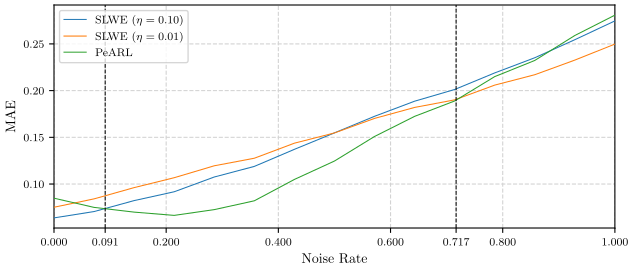

Source code (Python):
import os

import matplotlib.pyplot as plt
import numpy as np
from sklearn import metrics
from tqdm import tqdm

from pearl.estimator import SLWE, PeARL
from pearl.generator import Multinomial
from pearl.tools.signal import align_matrix
from pearl.tools.visualizer import get_matplotlib_config, set_size, upsample_coords

# build paths
root_folder = os.path.abspath(os.curdir)
figure_folder = os.path.join(root_folder, "test", "sandbox")

slwe_explore_mae_list = []
slwe_exploit_mae_list = []
slwe_alr_mae_list = []
pearl_mae_list = []
slwe_explore_eta = 0.1
slwe_exploit_eta = 0.01

noise_bounds = [0, 1.0]
noise_rate_list = np.linspace(noise_bounds[0], noise_bounds[1], num=15)
for noise_rate in tqdm(noise_rate_list):

	# generate sequence
	multinomial_ins = Multinomial(4, 25)
	multinomial_ins.sudden_drift_diff(
		n = 10,
		d = 500,
		min_diff = 0.3,
		max_diff = 0.6
	)
	multinomial_ins.inject_white_noise(
		noise_rate = noise_rate
	)
	sequence = [symbol for symbol in multinomial_ins.o_sequence]

	slwe_explore = SLWE(4, 1-slwe_explore_eta)
	slwe_explore.process_sequence(sequence, progress=False, progress_desc="SLWE (E)")
	aligned_p_sequence = align_matrix(multinomial_ins.p_sequence, slwe_explore.symbol_index_map)
	slwe_explore_mae = metrics.mean_absolute_error(aligned_p_sequence, slwe_explore.estimates[1:])
	slwe_explore_mae_list.append(slwe_explore_mae)

	slwe_exploit = SLWE(4, 1-slwe_exploit_eta)
	slwe_exploit.process_sequence(sequence, progress=False, progress_desc="SLWE (T)")
	aligned_p_sequence = align_matrix(multinomial_ins.p_sequence, slwe_exploit.symbol_index_map)
	slwe_exploit_mae = metrics.mean_absolute_error(aligned_p_sequence, slwe_exploit.estimates[1:])
	slwe_exploit_mae_list.append(slwe_exploit_mae)

	pearl = PeARL(4)
	pearl.process_sequence(sequence, progress=False, progress_desc="pearl")
	aligned_p_sequence = align_matrix(multinomial_ins.p_sequence, pearl.symbol_index_map)
	pearl_mae = metrics.mean_absolute_error(aligned_p_sequence, pearl.estimates[1:])
	pearl_mae_list.append(pearl_mae)

# get turning points
slwe_mae_best = np.minimum(slwe_explore_mae_list, slwe_exploit_mae_list)
nr, mae_1 = upsample_coords([noise_rate_list, slwe_mae_best])
nr, mae_2 = upsample_coords([noise_rate_list, pearl_mae_list])
diff = np.abs(np.subtract(mae_1, mae_2))
turning_points = nr[np.argwhere(diff < 0.0001)].flatten().tolist()
print("\nturning points:\n{}".format(turning_points))

# visualization
plt.rcParams.update(get_matplotlib_config("generic_latex"))
fig, ax = plt.subplots(
	nrows = 1,
	ncols = 1,
	figsize = set_size(
		width = "generic_paper",
		aspect_ratio = 2.25,
		fraction = 1
	)
)
fig.set_tight_layout(True)

ax.plot(
	noise_rate_list, 
	slwe_explore_mae_list, 
	label="SLWE ($\eta={:.2f}$)".format(slwe_explore_eta), 
	linestyle="solid", 
	linewidth=0.75, 
	zorder=5
)
ax.plot(
	noise_rate_list, 
	slwe_exploit_mae_list, 
	label="SLWE ($\eta={:.2f}$)".format(slwe_exploit_eta), 
	linestyle="solid", 
	linewidth=0.75, 
	zorder=5
)
ax.plot(
	noise_rate_list,
	pearl_mae_list,
	label = "PeARL",
	linestyle = "solid",
	linewidth = 0.75,
	zorder = 5
)
for turning_point in turning_points:
	ax.axvline(
		x = turning_point,
		linestyle = "dashed",
		linewidth = 0.75,
		color = "black",
		zorder = 5
	)
	# ax.text(
	# 	turning_point, 0.08,
	# 	"{:.3f}".format(turning_point),
	# 	va="center", ha="center",
	# 	zorder=6,
	#     bbox={'facecolor': 'lightgray', 'alpha': 1, 'pad': 5}
	# )
# ax.fill_between(
# 	nr,
# 	mae_1,
# 	mae_2,
# 	where = mae_2 < mae_1,
# 	alpha = 0.2,
# 	linewidth = 0
# )

ax.set_xlabel("Noise Rate")
ax.set_xlim(noise_bounds)
# ax.set_xticks(x_ticks)
plt.xticks(list(plt.xticks()[0]) + turning_points)
# plt.xticks(rotation=90)
ax.set_ylabel("MAE")
# ax.set_ylim([0,1])
ax.grid(linestyle="dashed", color="lightgray", alpha=1.00, zorder=0)
ax.legend(loc="upper left")

figure_address = "{0}/turning_points.{1}".format(figure_folder, "pdf")
fig.savefig(figure_address, bbox_inches="tight", pad_inches=0.05)
# plt.show()
